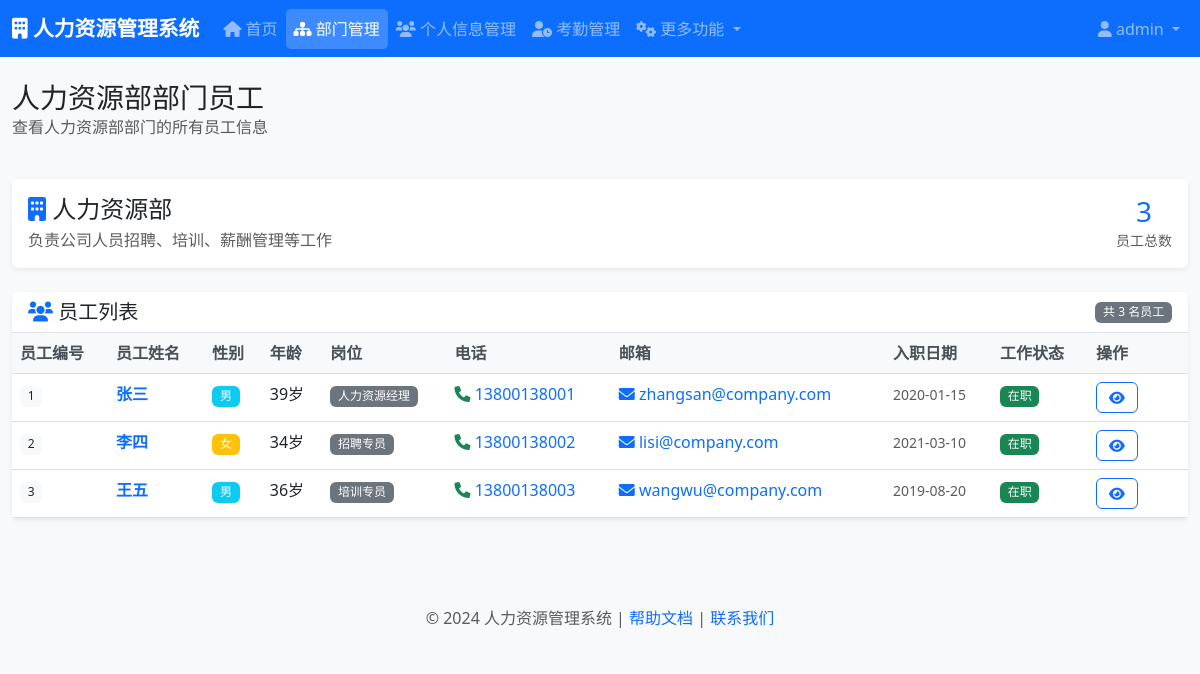
Screenshot of /department/1/employees/ (signed in) with the database file from the repository.
### department/models.py (models this page shows)
class Department(models.Model):
    departmentName = models.CharField(max_length=255, unique=True)
    description = models.TextField()
    class Meta:
        db_table = 't_department'

### personal/models.py (models this page shows, shortened)
class Personal(models.Model):
    GENDER_CHOICES = [
        (1, '男'),
        (2, '女'),
    ]
    EDUCATION_CHOICES = [
        (1, '小学'),
        (2, '初中'),
        (3, '高中'),
        (4, '中专'),
        (5, '大专'),
        (6, '本科'),
        (7, '硕士'),
        (8, '博士'),
    ]
    WORK_STATUS_CHOICES = [
        (1, '在职'),
        (2, '离职'),
        (3, '休假'),
        (4, '试用期'),
    ]
    name = models.CharField(max_length=255, verbose_name='员工姓名')
    gender = models.IntegerField(choices=GENDER_CHOICES, verbose_name='性别(1:男，2:女)')
    birthday = models.CharField(max_length=255, verbose_name='生日')
    phone = models.CharField(max_length=255, verbose_name='电话号码')
    age = models.IntegerField(verbose_name='年龄')
    email = models.EmailField(verbose_name='Email')
    identity = models.CharField(max_length=255, verbose_name='身份证号')
    education = models.IntegerField(choices=EDUCATION_CHOICES, verbose_name='学历')
    school = models.CharField(max_length=255, verbose_name='毕业院校')
    beginDate = models.CharField(max_length=255, verbose_name='入职日期')
    workStatus = models.IntegerField(choices=WORK_STATUS_CHOICES, verbose_name='工作状态')
    station = models.ForeignKey(Station, db_column='stationId', on_delete=models.CASCADE)
    class Meta:
        db_table = 't_personal'
        verbose_name = '员工表'

### station/models.py (models this page shows, shortened)
class Station(models.Model):
    stationName = models.CharField(max_length=50)
    description = models.TextField()
    department = models.ForeignKey(Department,db_column='departmentId', on_delete=models.CASCADE)
    class Meta:
        db_table = 't_station'

### department/views.py (the view)
# urls.py: path('<int:department_id>/employees/', department_employees, name='department_employees'),
@admin_required
def department_employees(request, department_id):
    try:
        department = Department.objects.get(id=department_id)
        employees = Personal.objects.filter(station__department=department).select_related('station')
        context = {
            'department': department,
            'employees': employees,
            'employee_count': employees.count()
        }
        return render(request, 'department/employees.html', context)
    except Department.DoesNotExist:
        return render(request, 'department/employees.html', {
            'error': '部门不存在',
            'department': None,
            'employees': [],
            'employee_count': 0
        })

### templates/department/employees.html (shortened to what this page needs)
{% extends 'base.html' %}
{% load static %}
{% block page_title %}{{ department.departmentName }}部门员工{% endblock %}
{% block page_description %}
<p class="text-muted">查看{{ department.departmentName }}部门的所有员工信息</p>
{% endblock %}
{% block content %}
{% if error %}
<div class="alert alert-danger" role="alert">
    <i class="fas fa-exclamation-triangle"></i> {{ error }}
</div>
{% else %}
<div class="card mb-4">
    <div class="card-body">
        <div class="row align-items-center">
            <div class="col-md-8">
                <h4 class="mb-1">
                    <i class="fas fa-building text-primary"></i> {{ department.departmentName }}
                </h4>
                <p class="text-muted mb-0">{{ department.description|default:"暂无描述" }}</p>
            </div>
            <div class="col-md-4 text-end">
                <div class="d-flex justify-content-end gap-3">
                    <div class="text-center">
                        <div class="h3 text-primary mb-0">{{ employee_count }}</div>
                        <small class="text-muted">员工总数</small>
                    </div>
                </div>
            </div>
        </div>
    </div>
</div>
<div class="card">
    <div class="card-header d-flex justify-content-between align-items-center">
        <h5 class="card-title mb-0">
            <i class="fas fa-users text-primary"></i> 员工列表
        </h5>
        <span class="badge bg-secondary">共 {{ employee_count }} 名员工</span>
    </div>
    <div class="card-body p-0">
        {% if employees %}
        <div class="table-responsive">
            <table class="table table-hover mb-0">
                <thead class="table-light">
                    <tr>
                        <th>员工编号</th>
                        <th>员工姓名</th>
                        <th>性别</th>
                        <th>年龄</th>
                        <th>岗位</th>
                        <th>电话</th>
                        <th>邮箱</th>
                        <th>入职日期</th>
                        <th>工作状态</th>
                        <th width="100">操作</th>
                    </tr>
                </thead>
                <tbody>
                    {% for employee in employees %}
                    <tr>
                        <td>
                            <span class="badge bg-light text-dark">{{ employee.id }}</span>
                        </td>
                        <td>
                            <a href="/department/employee/{{ employee.id }}/" class="text-decoration-none">
                                <strong class="text-primary">{{ employee.name }}</strong>
                            </a>
                        </td>
                        <td>
                            {% if employee.gender == 1 %}
                                <span class="badge bg-info">男</span>
                            {% else %}
                                <span class="badge bg-warning">女</span>
                            {% endif %}
                        </td>
                        <td>{{ employee.age }}岁</td>
                        <td>
                            <span class="badge bg-secondary">{{ employee.station.stationName }}</span>
                        </td>
                        <td>
                            <a href="tel:{{ employee.phone }}" class="text-decoration-none">
                                <i class="fas fa-phone text-success"></i> {{ employee.phone }}
                            </a>
                        </td>
                        <td>
                            <a href="mailto:{{ employee.email }}" class="text-decoration-none">
                                <i class="fas fa-envelope text-primary"></i> {{ employee.email }}
                            </a>
                        </td>
                        <td>
                            <small class="text-muted">{{ employee.beginDate }}</small>
                        </td>
                        <td>
                            {% if employee.workStatus == 1 %}
                                <span class="badge bg-success">在职</span>
                            {% else %}
                                <span class="badge bg-danger">离职</span>
                            {% endif %}
                        </td>
                        <td>
                            <a href="/department/employee/{{ employee.id }}/" class="btn btn-sm btn-outline-primary" data-bs-toggle="tooltip" title="查看详情">
                                <i class="fas fa-eye"></i>
                            </a>
                        </td>
                    </tr>
                    {% endfor %}
                </tbody>
            </table>
        </div>
        {% else %}
        <div class="empty-state">
            <i class="fas fa-users"></i>
            <h4>该部门暂无员工</h4>
            <p>{{ department.departmentName }}部门目前还没有员工</p>
        </div>
        {% endif %}
    </div>
</div>
{% endif %}
{% endblock %}

### static/css/style.css (style rules this page uses)
body { font-family: 'Microsoft YaHei', 'Segoe UI', Tahoma, Geneva, Verdana, sans-serif; background-color: #f8f9fa; }
.card { border: none; box-shadow: 0 0.125rem 0.25rem rgba(0, 0, 0, 0.075); transition: box-shadow 0.15s ease-in-out; }
.card-header { background-color: #fff; border-bottom: 1px solid #dee2e6; font-weight: 600; }
.table { background-color: white; }
.table th { background-color: #f8f9fa; border-top: none; font-weight: 600; color: #495057; }
.btn { border-radius: 6px; font-weight: 500; transition: all 0.3s ease; }
.btn-sm { padding: 0.25rem 0.75rem; font-size: 0.875rem; }
.badge { font-weight: 500; }

### rows the page displays
Department: departmentName "人力资源部", description "负责公司人员招聘、培训、薪酬管理等工作"
Personal: id "1", name "张三", gender "男", age "39", station.stationName "人力资源经理", phone "13800138001", email "zhangsan@company.com", beginDate "2020-01-15", workStatus "在职"
Personal: id "2", name "李四", gender "女", age "34", station.stationName "招聘专员", phone "13800138002", email "lisi@company.com", beginDate "2021-03-10", workStatus "在职"
Personal: id "3", name "王五", gender "男", age "36", station.stationName "培训专员", phone "13800138003", email "wangwu@company.com", beginDate "2019-08-20", workStatus "在职"

### other values shown
{{ request.session.username }} "admin"
{{ employee_count }} "3"
